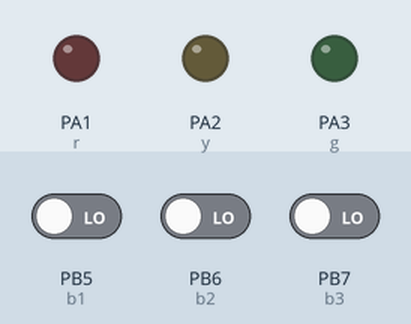
A sketch run on a simulated STM32 Blue Pill. Parts: output pins drawn as LEDs (lit = HIGH). The test bench sets the inputs (shaded band); at power-on: PB5 (b1) LOW, PB6 (b2) LOW, PB7 (b3) LOW.

Above: at 1.2 s.
1.3 s: PB5 (b1) driven HIGH
At 2.1 s:
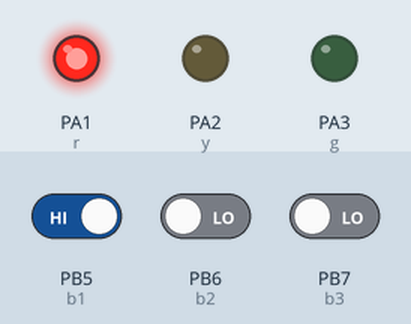
2.8 s: PB6 (b2) driven HIGH
At 3.2 s:
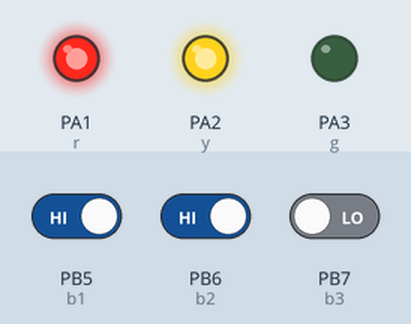
4.3 s: PB7 (b3) driven HIGH
At 5.5 s:
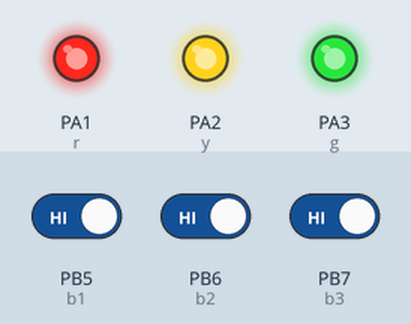
5.8 s: PB5 (b1) driven LOW
At 6.7 s:
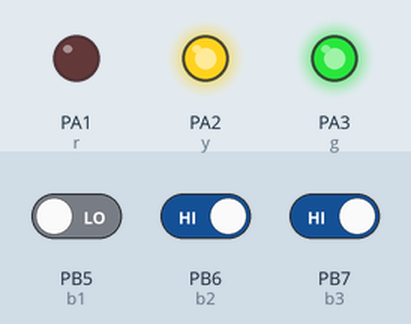
7.3 s: PB6 (b2) driven LOW
At 7.8 s:
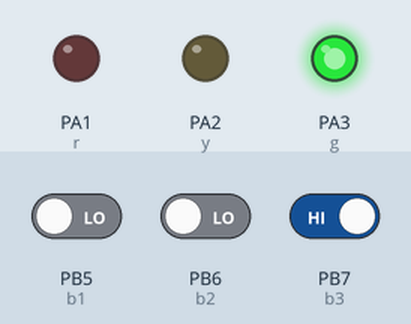
8.8 s: PB5 (b1) driven HIGH
At 10.2 s:
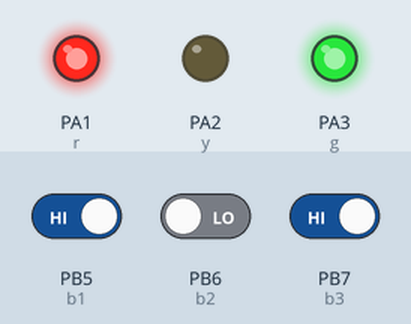
Timing chart, 0 to 11.3 s (numbered marks = the images above; inputs shaded):
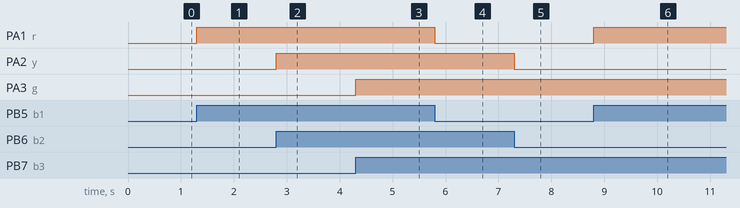

The sketch:

button.ino
```cpp
int r = PA1;
int y = PA2;
int g = PA3;

int b1 = PB5;
int b2 = PB6;
int b3 = PB7;

int x = 1000;
int d = 350;

void setup() {
  // put your setup code here, to run once:
  pinMode(r, OUTPUT);
  pinMode(y, OUTPUT);
  pinMode(g, OUTPUT);

  pinMode(b1, INPUT);
  pinMode(b2, INPUT);
  pinMode(b3, INPUT);
}

void loop() {
  // put your main code here, to run repeatedly:
  int state   = digitalRead(b1);
  int state2  = digitalRead(b2);
  int state3  = digitalRead(b3);

  if(state == 1){
    digitalWrite(r, HIGH);
  }else {
    digitalWrite(r, LOW);
  }

  if(state2 == 1){
    digitalWrite(y, HIGH);
  }else {
    digitalWrite(y, LOW);
  }

  if(state3 == 1){
    digitalWrite(g, HIGH);
  }else {
    digitalWrite(g, LOW);
  }
}
```

Measured:
- after the input at 1.3 s, PA1 (r): LOW → HIGH at once
- after the input at 2.8 s, PA2 (y): LOW → HIGH at once
- after the input at 4.3 s, PA3 (g): LOW → HIGH at once
- after the input at 5.8 s, PA1 (r): HIGH → LOW at once
- after the input at 7.3 s, PA2 (y): HIGH → LOW at once
- after the input at 8.8 s, PA1 (r): LOW → HIGH at once
